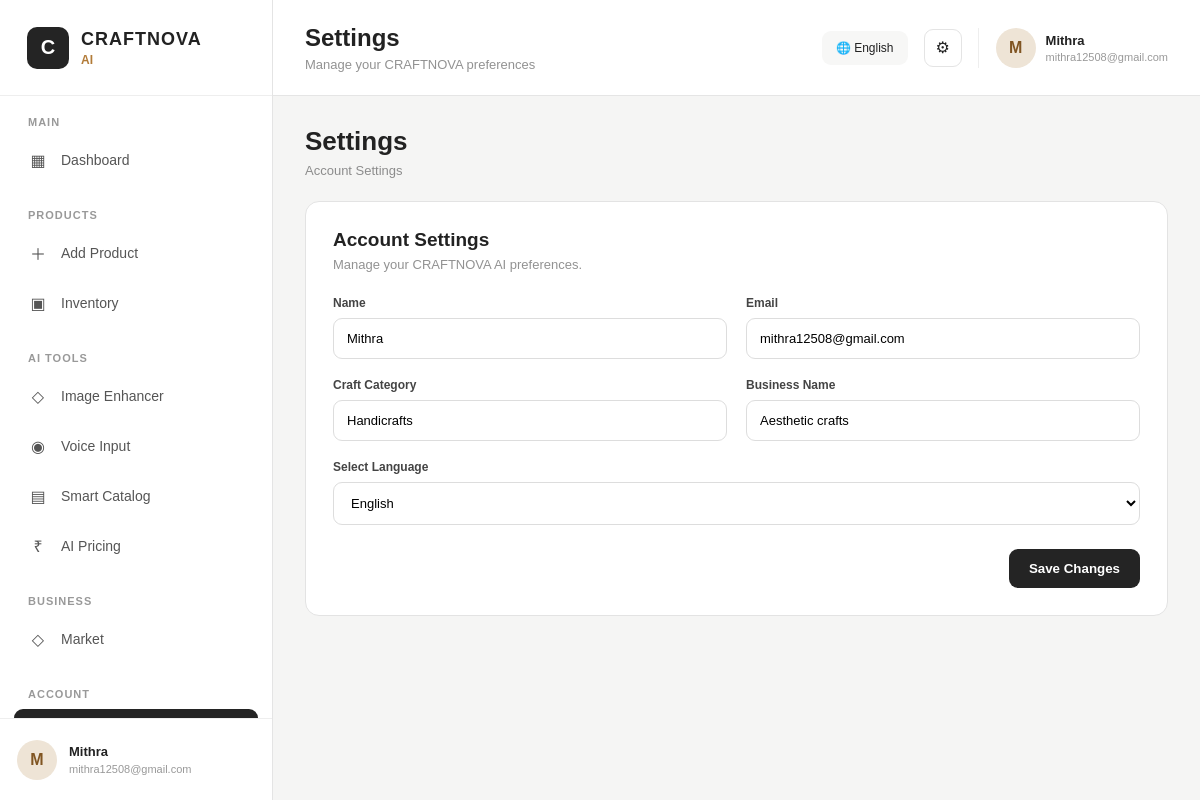
The page /settings (signed in) on the database its author committed.
### tables this page shows
CREATE TABLE users (
            id INTEGER PRIMARY KEY AUTOINCREMENT,
            name TEXT NOT NULL,
            email TEXT UNIQUE NOT NULL,
            password TEXT NOT NULL,
            language TEXT DEFAULT 'English',
            craft_category TEXT,
            business_name TEXT
        );

### app.py (the view, shortened to what this page needs)
@app.route(
    "/settings",
    methods=["GET", "POST"]
)
def settings():
    if "user_id" not in session:
        return redirect(
            url_for("login")
        )
    user_id = session["user_id"]
    user = get_user_by_id(
        user_id
    )
    return render_template(
        "settings.html",
        user=user,
        active_page="settings",
        page_title="Settings",
        page_subtitle="Manage your CRAFTNOVA preferences"
    )

### app.py (called while the page is built)
@app.context_processor
def inject_global_data():
    language = "English"
    current_user = None
    if "user_id" in session:
        current_user = get_user_by_id(
            session["user_id"]
        )
        if current_user:
            if current_user[4]:
                language = current_user[4]
    def t(text):
        return translate(
            text,
            language
        )
    return {
        "t": t,
        "current_language": language,
        "current_user": current_user
    }

### database/database.py (called while the page is built)
def get_connection():
    return sqlite3.connect(DATABASE_PATH)

def get_user_by_id(user_id):
    connection = get_connection()
    cursor = connection.cursor()
    cursor.execute("""
        SELECT *
        FROM users
        WHERE id = ?
    """, (user_id,))
    user = cursor.fetchone()
    connection.close()
    return user

### models/language.py (called while the page is built)
def translate(key, language="English"):
    language = language if language in TRANSLATIONS else "English"
    if key in TRANSLATIONS[language]:
        return TRANSLATIONS[language][key]
    if key in TRANSLATIONS["English"]:
        return TRANSLATIONS["English"][key]
    return key

### templates/settings.html (shortened to what this page needs)
{% extends "base.html" %}
{% block content %}
<div class="module-heading">
    <h1>{{ t("Settings") }}</h1>
    <p>{{ t("Account Settings") }}</p>
</div>
<div class="module-card">
    <h2>{{ t("Account Settings") }}</h2>
    <p>
        Manage your CRAFTNOVA AI preferences.
    </p>
    <form method="POST">
        <div class="form-grid">
            <div class="form-group">
                <label>
                    {{ t("Name") }}
                </label>
                <input
                    type="text"
                    value="{{ user[1] }}"
                    readonly>
            </div>
            <div class="form-group">
                <label>
                    {{ t("Email") }}
                </label>
                <input
                    type="email"
                    value="{{ user[2] }}"
                    readonly>
            </div>
            <div class="form-group">
                <label>
                    {{ t("Craft Category") }}
                </label>
                <input
                    type="text"
                    value="{{ user[5] }}"
                    readonly>
            </div>
            <div class="form-group">
                <label>
                    {{ t("Business Name") }}
                </label>
                <input
                    type="text"
                    value="{{ user[6] }}"
                    readonly>
            </div>
            <div class="form-group full">
                <label>
                    {{ t("Select Language") }}
                </label>
                <select name="language">
                    <option value="English"
                        {% if user[4] == "English" %}selected{% endif %}>
                        English
                    </option>
                </select>
            </div>
        </div>
        <div class="button-row">
            <button
                type="submit"
                class="primary-btn">
                {{ t("Save Changes") }}
            </button>
        </div>
    </form>
</div>
{% endblock %}

### templates/base.html (shortened to what this page needs)
<!DOCTYPE html>
<html lang="en">
<head>
    <link rel="stylesheet"
          href="{{ url_for('static', filename='css/style.css') }}">
</head>
<body>
<div class="app-shell">
    <aside class="sidebar">
        <div class="brand">
            <div class="brand-logo">
                C
            </div>
            <div>
                <div class="brand-name">
                    CRAFTNOVA
                </div>
                <div class="brand-ai">
                    AI
                </div>
            </div>
        </div>
        <div class="sidebar-scroll">
            <div class="nav-section">
                <div class="nav-title">
                    MAIN
                </div>
                <a href="{{ url_for('dashboard') }}"
                   class="nav-item {% if active_page == 'dashboard' %}active{% endif %}">
                    <span class="nav-icon">▦</span>
                    <span>{{ t("Dashboard") }}</span>
                </a>
            </div>
            <div class="nav-section">
                <div class="nav-title">
                    PRODUCTS
                </div>
                <a href="{{ url_for('add_product_page') }}"
                   class="nav-item {% if active_page == 'add-product' %}active{% endif %}">
                    <span class="nav-icon">＋</span>
                    <span>{{ t("Add Product") }}</span>
                </a>
                <a href="{{ url_for('inventory') }}"
                   class="nav-item {% if active_page == 'inventory' %}active{% endif %}">
                    <span class="nav-icon">▣</span>
                    <span>{{ t("Inventory") }}</span>
                </a>
            </div>
            <div class="nav-section">
                <div class="nav-title">
                    AI TOOLS
                </div>
                <a href="{{ url_for('image_enhancer') }}"
                   class="nav-item {% if active_page == 'image-enhancer' %}active{% endif %}">
                    <span class="nav-icon">◇</span>
                    <span>{{ t("Image Enhancer") }}</span>
                </a>
                <a href="{{ url_for('voice_input') }}"
                   class="nav-item {% if active_page == 'voice-input' %}active{% endif %}">
                    <span class="nav-icon">◉</span>
                    <span>{{ t("Voice Input") }}</span>
                </a>
                <a href="{{ url_for('catalog') }}"
                   class="nav-item {% if active_page == 'catalog' %}active{% endif %}">
                    <span class="nav-icon">▤</span>
                    <span>{{ t("Smart Catalog") }}</span>
                </a>
                <a href="{{ url_for('pricing') }}"
                   class="nav-item {% if active_page == 'pricing' %}active{% endif %}">
                    <span class="nav-icon">₹</span>
                    <span>{{ t("AI Pricing") }}</span>
                </a>
            </div>
            <div class="nav-section">
                <div class="nav-title">
                    BUSINESS
                </div>
                <a href="{{ url_for('market') }}"
                   class="nav-item {% if active_page == 'market' %}active{% endif %}">
                    <span class="nav-icon">◇</span>
                    <span>{{ t("Market") }}</span>
                </a>
            </div>
            <div class="nav-section">
                <div class="nav-title">
                    ACCOUNT
                </div>
                <a href="{{ url_for('settings') }}"
                   class="nav-item {% if active_page == 'settings' %}active{% endif %}">
                </a>
            </div>
        </div>
        {% if current_user %}
        <div class="sidebar-user">
            <div class="avatar">
                {{ current_user[1][0]|upper }}
            </div>
            <div class="sidebar-user-info">
                <strong>
                    {{ current_user[1] }}
                </strong>
                <span>
                    {{ current_user[2] }}
                </span>
            </div>
        </div>
        {% endif %}
    </aside>
    <main class="main-area">
        <header class="topbar">
            <div>
                <h1>
                    {% if page_title %}
                        {{ t(page_title) }}
                    {% else %}
                        {{ t("Dashboard") }}
                    {% endif %}
                </h1>
                <p>
                    {% if page_subtitle %}
                        {{ t(page_subtitle) }}
                    {% else %}
                        Welcome to CRAFTNOVA AI
                    {% endif %}
                </p>
            </div>
            <div class="topbar-right">
                <div class="language-pill">
                    🌐 {{ current_language }}
                </div>
                <a href="{{ url_for('settings') }}"
                   class="settings-button">
                    ⚙
                </a>
                {% if current_user %}
                <div class="top-user">
                    <div class="top-avatar">
                        {{ current_user[1][0]|upper }}
                    </div>
                    <div>
                        <strong>
                            {{ current_user[1] }}
                        </strong>
                        <span>
                            {{ current_user[2] }}
                        </span>
                    </div>
                </div>
                {% endif %}
            </div>
        </header>
        <section class="page-area">
            {% block content %}
            {% endblock %}
        </section>
    </main>
</div>
</body>
</html>

### static/css/style.css (style rules this page uses)
* { box-sizing: border-box; margin: 0; padding: 0; }
body { font-family: Arial, Helvetica, sans-serif; background: #f5f5f4; color: #222; }
a { text-decoration: none; color: inherit; }
.app-shell { display: flex; min-height: 100vh; }
.sidebar { width: 273px; height: 100vh; position: fixed; left: 0; top: 0; background: #ffffff; border-right: 1px solid #e4e4e4; display: flex; flex-direction: column; z-index: 20; }
.brand { height: 96px; display: flex; align-items: center; gap: 12px; padding: 0 27px; border-bottom: 1px solid #eeeeee; }
.brand-logo { width: 42px; height: 42px; border-radius: 10px; background: #242424; color: white; display: flex; justify-content: center; align-items: center; font-size: 20px; font-weight: bold; }
.brand-name { font-size: 18px; font-weight: 800; letter-spacing: 1px; }
.brand-ai { margin-top: 3px; color: #b27b38; font-size: 12px; font-weight: bold; }
.sidebar-scroll { flex: 1; overflow-y: auto; padding: 20px 14px; }
.nav-section { margin-bottom: 26px; }
.nav-title { font-size: 11px; font-weight: 700; color: #999; letter-spacing: 1px; padding: 0 14px; margin-bottom: 9px; }
.nav-item { height: 46px; margin-bottom: 4px; padding: 0 15px; border-radius: 9px; display: flex; align-items: center; gap: 14px; color: #555; font-size: 14px; transition: all .2s ease; }
.nav-item.active { background: #242424; color: #fff; }
.nav-icon { width: 18px; text-align: center; font-size: 16px; }
.sidebar-user { height: 82px; border-top: 1px solid #eeeeee; padding: 15px 17px; display: flex; align-items: center; gap: 12px; }
.avatar, .top-avatar { border-radius: 50%; display: flex; justify-content: center; align-items: center; font-weight: 700; }
.avatar { width: 40px; height: 40px; background: #eee4d6; color: #805522; }
.sidebar-user-info { min-width: 0; display: flex; flex-direction: column; }
.sidebar-user-info strong { font-size: 13px; }
.sidebar-user-info span { margin-top: 4px; color: #999; font-size: 11px; white-space: nowrap; overflow: hidden; text-overflow: ellipsis; }
.main-area { margin-left: 273px; width: calc(100% - 273px); min-height: 100vh; }
.topbar { height: 96px; background: #fff; border-bottom: 1px solid #e5e5e5; padding: 0 32px; display: flex; justify-content: space-between; align-items: center; }
.topbar h1 { font-size: 24px; margin-bottom: 5px; }
.topbar p { color: #929292; font-size: 13px; }
.topbar-right { display: flex; align-items: center; gap: 16px; }
.language-pill { padding: 10px 14px; background: #f7f7f6; border-radius: 9px; font-size: 12px; }
.settings-button { width: 38px; height: 38px; border: 1px solid #e4e4e4; border-radius: 9px; display: flex; align-items: center; justify-content: center; }
.top-user { border-left: 1px solid #eeeeee; padding-left: 17px; display: flex; align-items: center; gap: 10px; }
.top-avatar { width: 40px; height: 40px; background: #eee4d6; color: #805522; }
.top-user div:last-child { display: flex; flex-direction: column; }
.top-user strong { font-size: 13px; }
.top-user span { margin-top: 3px; color: #999; font-size: 11px; }
.page-area { padding: 30px 32px 45px; }
.module-heading { margin-bottom: 23px; }
.module-heading h1 { font-size: 26px; margin-bottom: 6px; }
.module-heading p { color: #8c8c8c; font-size: 13px; }
.module-card { background: #fff; border: 1px solid #e3e3e3; border-radius: 14px; padding: 27px; margin-bottom: 22px; }
.module-card h2 { font-size: 19px; margin-bottom: 6px; }
.module-card > p { color: #929292; font-size: 13px; margin-bottom: 24px; }
.form-grid { display: grid; grid-template-columns: 1fr 1fr; gap: 19px; }
.form-group { display: flex; flex-direction: column; }
.form-group.full { grid-column: 1 / -1; }
.form-group label { font-size: 12px; font-weight: 700; margin-bottom: 8px; color: #444; }
.form-group input, .form-group textarea, .form-group select { width: 100%; border: 1px solid #dddddd; border-radius: 9px; padding: 12px 13px; font-family: inherit; font-size: 13px; outline: none; background: #fff; }
.button-row { display: flex; justify-content: flex-end; gap: 10px; margin-top: 24px; }
.primary-btn { border: none; border-radius: 9px; background: #242424; color: #fff; padding: 12px 20px; font-weight: 700; cursor: pointer; }

### rows shown on the page
users: name "M", name "Mithra", email "mithra12508@gmail.com", language "English", craft_category "Handicrafts", business_name "Aesthetic crafts"

### other values the page prints
{{ t("Dashboard") }} "Dashboard"
{{ t("Add Product") }} "Add Product"
{{ t("Inventory") }} "Inventory"
{{ t("Image Enhancer") }} "Image Enhancer"
{{ t("Voice Input") }} "Voice Input"
{{ t("Smart Catalog") }} "Smart Catalog"
{{ t("AI Pricing") }} "AI Pricing"
{{ t("Market") }} "Market"
{{ t(page_title) }} "Settings"
{{ t(page_subtitle) }} "Manage your CRAFTNOVA preferences"
{{ t("Settings") }} "Settings"
{{ t("Account Settings") }} "Account Settings"
{{ t("Name") }} "Name"
{{ t("Email") }} "Email"
{{ t("Craft Category") }} "Craft Category"
